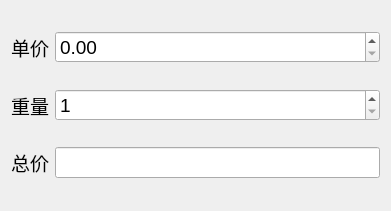
<?xml version="1.0" encoding="UTF-8"?>
<ui version="4.0">
 <class>Widget</class>
 <widget class="QWidget" name="Widget">
  <property name="geometry">
   <rect>
    <x>0</x>
    <y>0</y>
    <width>391</width>
    <height>211</height>
   </rect>
  </property>
  <property name="windowTitle">
   <string>QSpinBox</string>
  </property>
  <layout class="QVBoxLayout" name="verticalLayout">
   <item>
    <layout class="QHBoxLayout" name="horizontalLayout">
     <item>
      <widget class="QLabel" name="lblPrice">
       <property name="font">
        <font>
         <pointsize>14</pointsize>
        </font>
       </property>
       <property name="text">
        <string>单价</string>
       </property>
      </widget>
     </item>
     <item>
      <widget class="QDoubleSpinBox" name="dsbPrice">
       <property name="sizePolicy">
        <sizepolicy hsizetype="Expanding" vsizetype="Fixed">
         <horstretch>0</horstretch>
         <verstretch>0</verstretch>
        </sizepolicy>
       </property>
       <property name="font">
        <font>
         <pointsize>14</pointsize>
        </font>
       </property>
       <property name="singleStep">
        <double>0.500000000000000</double>
       </property>
      </widget>
     </item>
    </layout>
   </item>
   <item>
    <layout class="QHBoxLayout" name="horizontalLayout_2">
     <item>
      <widget class="QLabel" name="lblWeight">
       <property name="font">
        <font>
         <pointsize>14</pointsize>
        </font>
       </property>
       <property name="text">
        <string>重量</string>
       </property>
      </widget>
     </item>
     <item>
      <widget class="QSpinBox" name="sbWeight">
       <property name="sizePolicy">
        <sizepolicy hsizetype="Expanding" vsizetype="Fixed">
         <horstretch>0</horstretch>
         <verstretch>0</verstretch>
        </sizepolicy>
       </property>
       <property name="font">
        <font>
         <pointsize>14</pointsize>
        </font>
       </property>
       <property name="accelerated">
        <bool>true</bool>
       </property>
       <property name="minimum">
        <number>1</number>
       </property>
       <property name="stepType">
        <enum>QAbstractSpinBox::DefaultStepType</enum>
       </property>
      </widget>
     </item>
    </layout>
   </item>
   <item>
    <layout class="QHBoxLayout" name="horizontalLayout_3">
     <item>
      <widget class="QLabel" name="lblTotal">
       <property name="font">
        <font>
         <pointsize>14</pointsize>
        </font>
       </property>
       <property name="text">
        <string>总价</string>
       </property>
      </widget>
     </item>
     <item>
      <widget class="QLineEdit" name="leTotal">
       <property name="font">
        <font>
         <pointsize>14</pointsize>
        </font>
       </property>
      </widget>
     </item>
    </layout>
   </item>
  </layout>
 </widget>
 <resources/>
 <connections/>
</ui>
